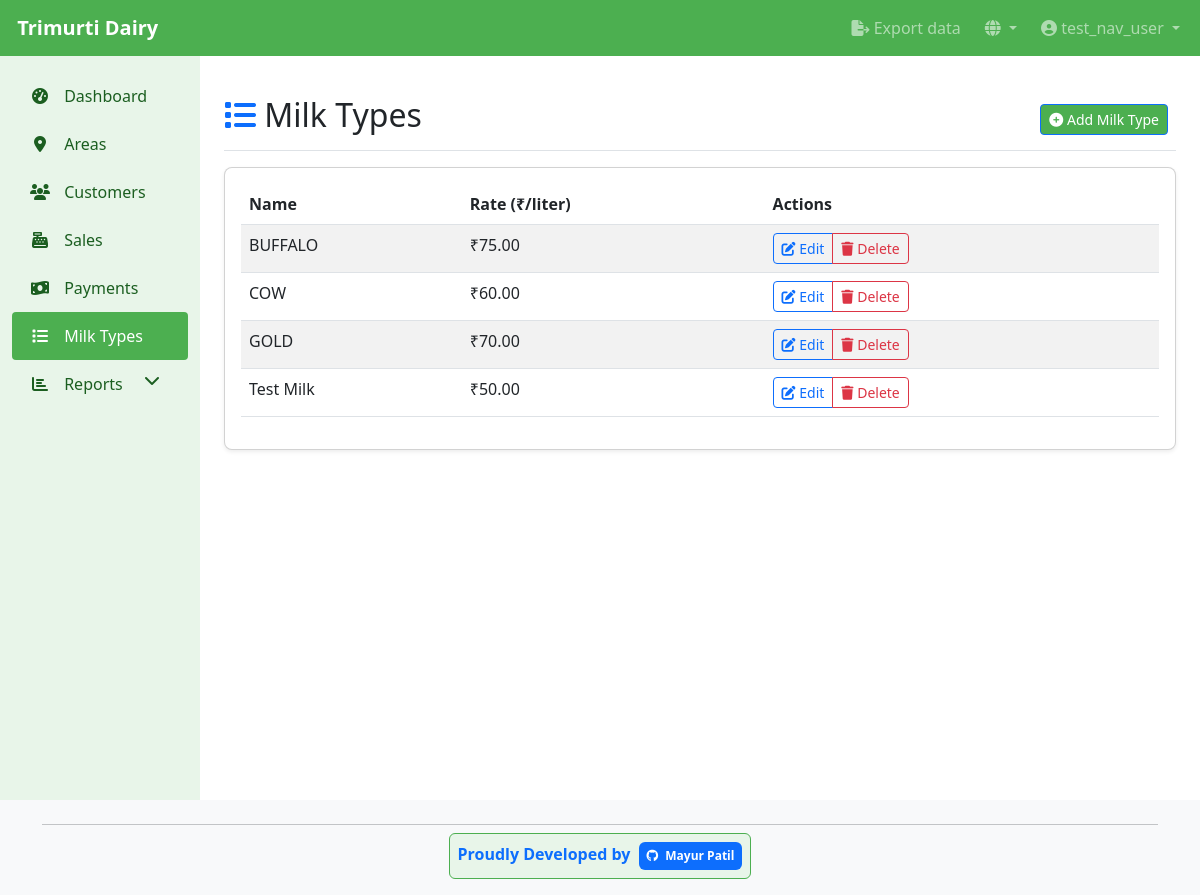
Screenshot of /en/dairy/milk-types/ (signed in) with the database file from the repository.
### dairy_app/models.py (models this page shows, shortened)
class MilkType(models.Model):
    name = models.CharField(max_length=100)
    rate_per_liter = models.DecimalField(max_digits=10, decimal_places=2, help_text=_('Rate in Rs per liter'))
    class Meta:
        ordering = ['name']

### dairy_app/views.py (the view)
# urls.py: path('milk-types/', views.MilkTypeListView.as_view(), name='milk_type_list'),
class MilkTypeListView(LoginRequiredMixin, ListView):
    model = MilkType
    template_name = 'dairy_app/milk_type_list.html'
    context_object_name = 'milk_types'
    def get_queryset(self):
        return MilkType.objects.all()

### dairy_app/templates/dairy_app/milk_type_list.html (shortened to what this page needs)
{% extends 'base.html' %}
{% load i18n %}
{% block content %}
<div class="d-flex justify-content-between flex-wrap flex-md-nowrap align-items-center pt-3 pb-2 mb-3 border-bottom">
    <h1 class="h2"><i class="fas fa-list text-primary"></i> {% trans "Milk Types" %}</h1>
    <div class="btn-toolbar mb-2 mb-md-0">
        <div class="btn-group me-2">
            <a href="{% url 'milk_type_add' %}" class="btn btn-sm btn-primary">
                <i class="fas fa-plus-circle"></i> {% trans "Add Milk Type" %}
            </a>
        </div>
    </div>
</div>
<div class="card">
    <div class="card-body">
        {% if milk_types %}
        <div class="table-responsive">
            <table class="table table-striped table-hover">
                <thead>
                    <tr>
                        <th>{% trans "Name" %}</th>
                        <th>{% trans "Rate" %} (₹/{% trans "liter" %})</th>
                        <th>{% trans "Actions" %}</th>
                    </tr>
                </thead>
                <tbody>
                    {% for milk_type in milk_types %}
                    <tr>
                        <td>{{ milk_type.name }}</td>
                        <td>₹{{ milk_type.rate_per_liter|floatformat:2 }}</td>
                        <td>
                            <div class="btn-group btn-group-sm">
                                <a href="{% url 'milk_type_edit' milk_type.id %}" class="btn btn-outline-primary">
                                    <i class="fas fa-edit"></i> {% trans "Edit" %}
                                </a>
                                <a href="{% url 'milk_type_delete' milk_type.id %}" class="btn btn-outline-danger">
                                    <i class="fas fa-trash"></i> {% trans "Delete" %}
                                </a>
                            </div>
                        </td>
                    </tr>
                    {% endfor %}
                </tbody>
            </table>
        </div>
        {% endif %}
    </div>
</div>
{% endblock %}

### templates/base.html (shortened to what this page needs)
<!DOCTYPE html>
<html lang="{% if LANGUAGE_CODE %}{{ LANGUAGE_CODE }}{% else %}en{% endif %}">
<head>
    {% load i18n %}
    <link href="https://cdn.jsdelivr.net/npm/bootstrap@5.3.0/dist/css/bootstrap.min.css" rel="stylesheet">
    <link href="https://cdnjs.cloudflare.com/ajax/libs/font-awesome/6.4.0/css/all.min.css" rel="stylesheet">
</head>
<body>
    <nav class="navbar navbar-expand-lg navbar-dark fixed-top">
        <div class="container-fluid">
            <a class="navbar-brand" href="{% url 'dashboard' %}">
                 {% trans "Trimurti Dairy" %}
            </a>
            <div class="collapse navbar-collapse" id="navbarNav">
                <ul class="navbar-nav">
                    {% if user.is_authenticated %}
                    <li class="nav-item me-2">
                        <a class="nav-link {% if request.resolver_match.url_name == 'customer_export' %}active{% endif %}" href="{% url 'customer_export' %}">
                            <i class="fas fa-file-export"></i> {% trans "Export data" %}
                        </a>
                    </li>
                    <li class="nav-item dropdown me-2">
                        <a class="nav-link dropdown-toggle" href="#" id="languageDropdown" role="button" data-bs-toggle="dropdown" aria-expanded="false">
                            <i class="fas fa-globe"></i>
                        </a>
                            {% load i18n %}
                            {% get_current_language as LANGUAGE_CODE %}
                            {% get_available_languages as LANGUAGES %}
                            {% get_language_info_list for LANGUAGES as languages %}
                    </li>
                    <li class="nav-item dropdown">
                        <a class="nav-link dropdown-toggle" href="#" id="navbarDropdown" role="button" data-bs-toggle="dropdown" aria-expanded="false">
                            <i class="fas fa-user-circle"></i> {{ user.username }}
                        </a>
                    </li>
                    {% else %}
                    <li class="nav-item">
                        <a class="nav-link" href="{% url 'login' %}">{% trans "Login" %}</a>
                    </li>
                    {% endif %}
                </ul>
            </div>
        </div>
    </nav>
    <div class="container-fluid">
        <div class="row">
            {% if user.is_authenticated %}
            <div class="col-md-3 col-lg-2 d-md-block sidebar collapse">
                <div class="position-sticky pt-3">
                    <ul class="nav flex-column">
                        <li class="nav-item">
                            <a class="nav-link {% if request.resolver_match.url_name == 'dashboard' %}active{% endif %}" href="{% url 'dashboard' %}">
                                <i class="fas fa-tachometer-alt"></i> {% trans "Dashboard" %}
                            </a>
                        </li>
                        <li class="nav-item">
                            <a class="nav-link {% if 'area' in request.resolver_match.url_name %}active{% endif %}" href="{% url 'area_list' %}">
                                <i class="fas fa-map-marker-alt"></i> {% trans "Areas" %}
                            </a>
                        </li>
                        <li class="nav-item">
                            <a class="nav-link {% if 'customer' in request.resolver_match.url_name %}active{% endif %}" href="{% url 'customer_list' %}">
                                <i class="fas fa-users"></i> {% trans "Customers" %}
                            </a>
                        </li>
                        <li class="nav-item">
                            <a class="nav-link {% if 'sale' in request.resolver_match.url_name %}active{% endif %}" href="{% url 'sale_list' %}">
                                <i class="fas fa-cash-register fa-fw"></i> {% trans "Sales" %}
                            </a>
                        </li>
                        <li class="nav-item">
                            <a class="nav-link {% if 'payment' in request.resolver_match.url_name %}active{% endif %}" href="{% url 'payment_list' %}">
                                <i class="fas fa-money-bill-wave fa-fw"></i> {% trans "Payments" %}
                            </a>
                        </li>
                        <li class="nav-item">
                            <a class="nav-link {% if 'milk_type' in request.resolver_match.url_name %}active{% endif %}" href="{% url 'milk_type_list' %}">
                                <i class="fas fa-list"></i> {% trans "Milk Types" %}
                            </a>
                        </li>
                        <li class="nav-item">
                            <a class="nav-link" href="#" data-bs-toggle="collapse" data-bs-target="#reportsCollapse" aria-expanded="false">
                                <i class="fas fa-chart-bar"></i> {% trans "Reports" %} <i class="fas fa-chevron-down float-end"></i>
                            </a>
                        </li>
                    </ul>
                </div>
            </div>
            {% endif %}
            <main class="{% if user.is_authenticated %}col-md-9 ms-sm-auto col-lg-10 px-md-4{% else %}col-12{% endif %} main-content">
                {% block content %}{% endblock %}
            </main>
        </div>
    </div>
    <footer class="footer mt-auto py-3 bg-light">
        <div class="container">
            <div class="row">
                <div class="col-12 text-center">
                    <hr class="my-2">
                    <div class="developer-credit p-2 d-inline-block rounded" style="background-color: var(--light-color); border: 1px solid var(--primary-color);">
                        <strong class="text-primary">{% trans "Proudly Developed by" %}</strong>
                        <a href="https://github.com/mayur5204" target="_blank" class="text-decoration-none ms-1">
                            <span class="badge bg-primary p-2">
                                <i class="fab fa-github me-1"></i> Mayur Patil
                            </span>
                        </a>
                    </div>
                </div>
            </div>
        </div>
    </footer>
</body>
</html>

### templates/base.html (style rules this page uses)
:root { --primary-color: #4CAF50; --accent-color: #FFC107; --light-color: #E8F5E9; --dark-color: #1B5E20; }
body { padding-top: 56px; min-height: 100vh; display: flex; flex-direction: column; padding-bottom: 60px; }
.navbar { background-color: var(--primary-color); }
.navbar-brand { font-weight: bold; }
.sidebar { background-color: var(--light-color); min-height: calc(100vh - 56px); }
.sidebar .nav-link { color: var(--dark-color); padding: 0.75rem 1rem; border-radius: 0.25rem; }
.sidebar .nav-link.active { background-color: var(--primary-color); color: white; }
.sidebar .nav-link i { margin-right: 0.5rem; width: 24px; text-align: center; }
.card { margin-bottom: 1.5rem; border-radius: 0.5rem; box-shadow: 0 0.125rem 0.25rem rgba(0, 0, 0, 0.075); }
.btn-primary { background-color: var(--primary-color); border-color: var (--primary-color); }
.main-content { flex: 1; padding: 1.5rem; }
footer { background-color: var(--light-color); padding: 1rem 0; margin-top: auto; }
@media (min-width: 992px) { body { padding-bottom: 0; } }

### rows the page displays
MilkType: name "BUFFALO", rate_per_liter "75.00"
MilkType: name "COW", rate_per_liter "60.00"
MilkType: name "GOLD", rate_per_liter "70.00"
MilkType: name "Test Milk", rate_per_liter "50.00"

### other values shown
{{ user.username }} "test_nav_user"
